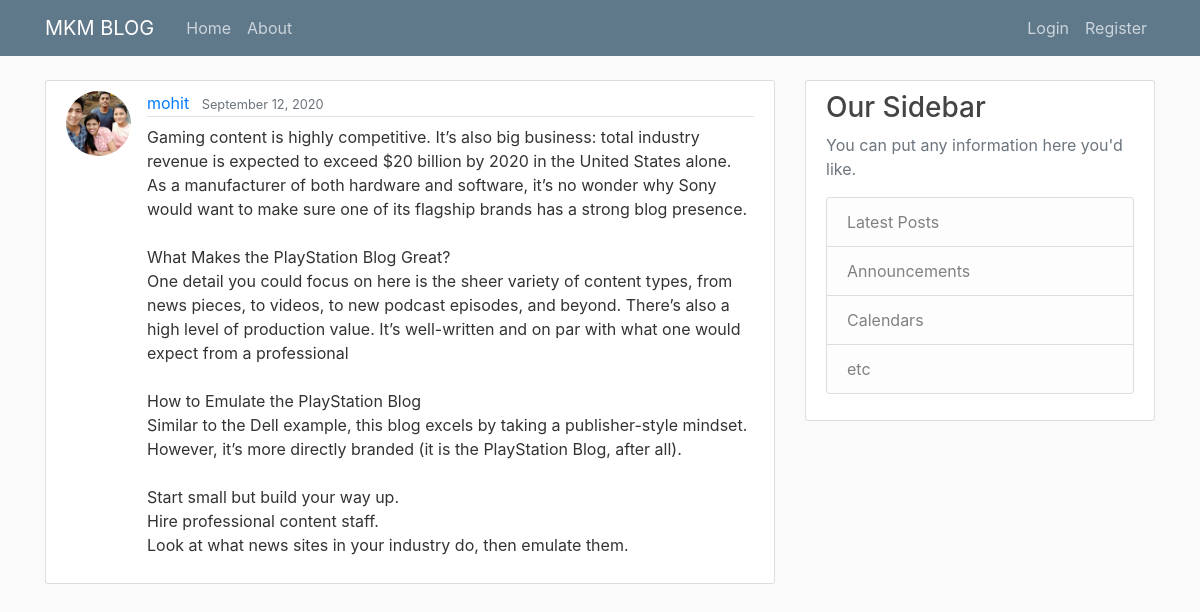
/blog/post/20, run on the app's committed database.
### blog/models.py (models this page shows, shortened)
class Post(models.Model) :
    title = models.CharField(max_length = 120)
    content = models.TextField()
    date_posted = models.DateTimeField(default = timezone.now )
    author = models.ForeignKey(User, on_delete=models.CASCADE )

### users/models.py (models this page shows, shortened)
class Profile(models.Model):
    user = models.OneToOneField(User, on_delete=models.CASCADE)
    image = models.ImageField(default='default.jpg', upload_to="profile_pics")

### blog/views.py (the view)
# urls.py: path('post/<int:pk>',PostDetailView.as_view(), name='post-detail' ),
class PostDetailView(DetailView):
    model = Post

### blog/templates/blog/post_detail.html (shortened to what this page needs)
{% extends 'blog/base.html'%}
{% block content %}
        <article class="media content-section">
        <img class = "rounded-circle article-img" src="{{ object.author.profile.image.url }}">
        <div class="media-body">
            <div class="article-metadata">
            <a class="mr-2" href="{% url 'user-posts' object.author.username %}">{{ object.author }}</a>
            <small class="text-muted">{{ object.date_posted | date:"F d, Y" }}</small>
            </div>
            <p class="article-content">{{ object.content }}</p>
        </div>
        </article>
{% endblock content %}

### blog/static/blog/main.css (style rules this page uses)
body { background: #fafafa; color: #333333; margin-top: 5rem; }
.content-section { background: #ffffff; padding: 10px 20px; border: 1px solid #dddddd; border-radius: 3px; margin-bottom: 20px; }
.article-content { white-space: pre-line; }
.article-img { height: 65px; width: 65px; margin-right: 16px; }
.article-metadata { padding-bottom: 1px; margin-bottom: 4px; border-bottom: 1px solid #e3e3e3 }

### data on the page
Post: author.profile.image (picture), author "mohit", date_posted "September 12, 2020", content "Gaming content is highly competitive. It’s also big business: total industry revenue is expected to exceed $20 billion by 2020 in the United States alone. As a manufacturer of both hardware and software, it’s no wonder why Sony would want to make sure one of its flagship brands has a strong blog presence. What Makes the PlayStation Blog Great? One detail you could focus on here is the sheer variety of content types, from news pieces, to videos, to new podcast episodes, and beyond. There’s also a high level of production value. It’s well-written and on par with what one would expect from a professional How to Emulate the PlayStation Blog Similar to the Dell example, this blog excels by…"
